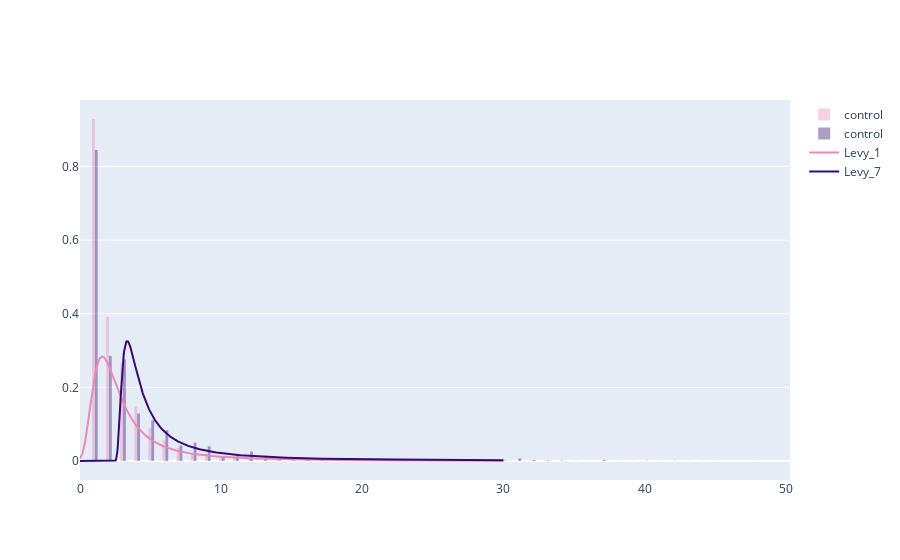

The notebook cell saved with this chart:
### Code cell
# PLot histogram
fig_met_df_4 = go.Figure()

# Histogram step-length Levy_2d_df_1
## start - Add your code here
fig_met_df_4.add_trace(go.Histogram(
                        x=aux_sl_Levy_2d_df_1,
                        histnorm='probability density',
                        name='control', # name used in legend and hover labels
                        xbins=dict( # bins used for histogram
                            start=-0.2,
                            end=50.0,
                            size=0.5
                        ),
                        marker_color='#EB89B5',
                        opacity=0.4
))
## end - Add your code here


# Histogram step-length Levy_2d_df_7
## start - Add your code here
fig_met_df_4.add_trace(go.Histogram(
                        x=aux_sl_Levy_2d_df_7,
                        histnorm='probability density',
                        name='control', # name used in legend and hover labels
                        xbins=dict( # bins used for histogram
                            start=-0.2,
                            end=50.0,
                            size=0.5
                        ),
                        marker_color='#330C73',
                        opacity=0.4
))
## end - Add your code here


# Add origin distributions

## start - Add your code here
fig_met_df_4.add_trace(go.Scatter(x = aux_domain,
                                y= Levy_pdf_list[0],
                                marker = dict(size=2),
                                line = dict(width=2),
                                mode = 'lines',
                                name = 'Levy_1',
                                marker_color='#EB89B5',
                                showlegend = True
                                ))



fig_met_df_4.add_trace(go.Scatter(x = aux_domain,
                                y= Levy_pdf_list[1],
                                marker = dict(size=2),
                                line = dict(width=2),
                                mode = 'lines',
                                name = 'Levy_7',
                                marker_color='#330C73',
                                showlegend = True
                                ))

## end - Add your code here


fig_met_df_4.show()

### Figure 1 — Plotly figure (JSON) as saved in the notebook; plotly's stock layout.template omitted (floating-point values rounded to 4 significant figures; data arrays with more than 128 entries replaced by an {"elided": "..."} marker saying what was removed)
{"data": [{"histnorm": "probability density", "marker": {"color": "#EB89B5"}, "name": "control", "opacity": 0.4, "type": "histogram", "x": {"elided": "12990 int values"}, "xbins": {"end": 50, "size": 0.5, "start": -0.2}}, {"histnorm": "probability density", "marker": {"color": "#330C73"}, "name": "control", "opacity": 0.4, "type": "histogram", "x": {"elided": "10485 int values"}, "xbins": {"end": 50, "size": 0.5, "start": -0.2}}, {"line": {"width": 2}, "marker": {"color": "#EB89B5", "size": 2}, "mode": "lines", "name": "Levy_1", "showlegend": true, "type": "scatter", "x": {"elided": "1000 float values"}, "y": {"elided": "1000 float values"}}, {"line": {"width": 2}, "marker": {"color": "#330C73", "size": 2}, "mode": "lines", "name": "Levy_7", "showlegend": true, "type": "scatter", "x": {"elided": "1000 float values"}, "y": {"elided": "1000 float values"}}], "layout": {}}
